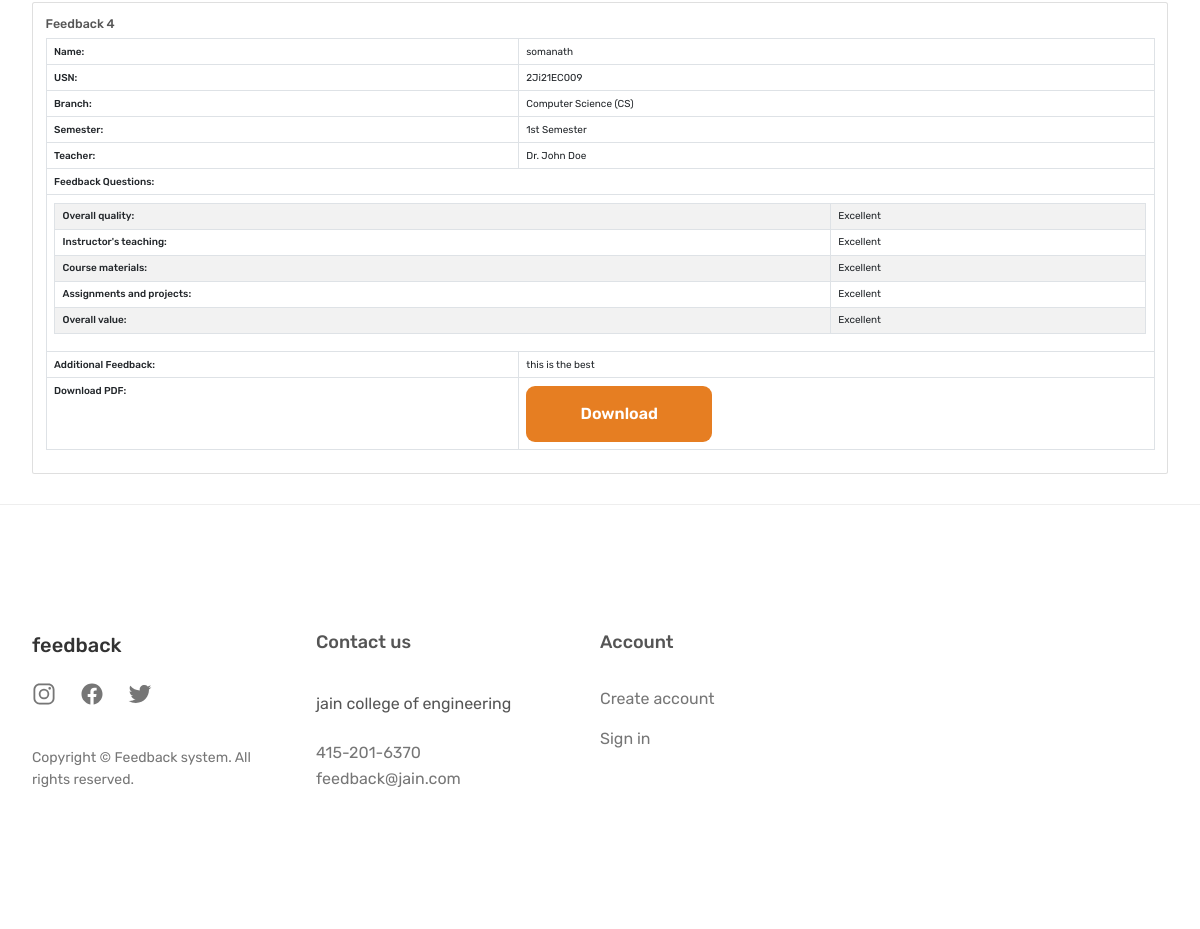
/feedback/all_feedback/ (lower part), run on an earlier commit of the app's database.
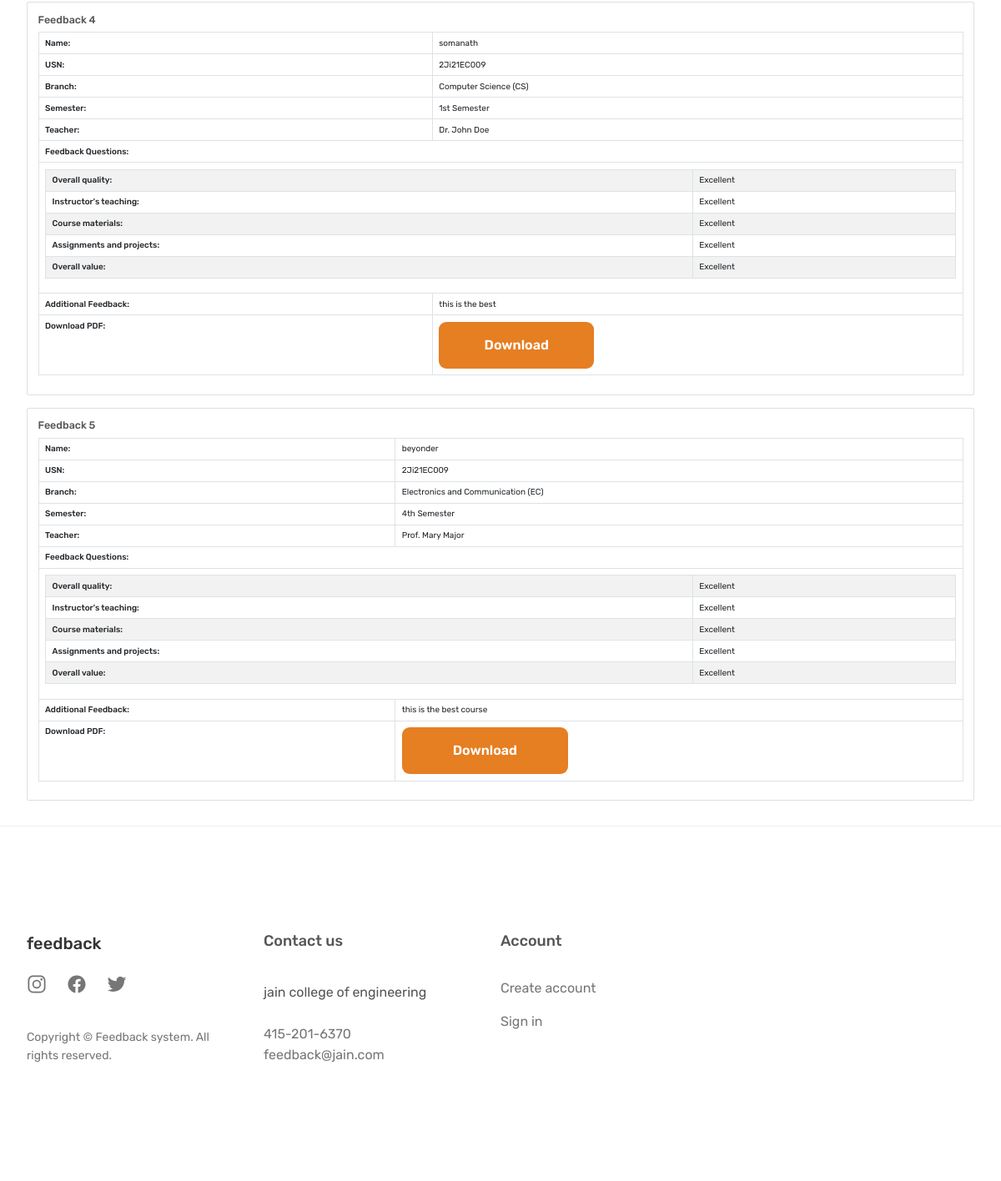
And on a later commit of the database.
### feedback/models.py (models this page shows, shortened)
class Feedback(models.Model):
    BRANCH_CHOICES = [
        ('cs', 'Computer Science (CS)'),
        ('ec', 'Electronics and Communication (EC)'),
        ('ee', 'Electrical Engineering (EE)'),
        ('me', 'Mechanical Engineering (ME)'),
        ('cv', 'Civil Engineering (CV)'),
    ]
    SEMESTER_CHOICES = [
        (1, '1st Semester'),
        (2, '2nd Semester'),
        (3, '3rd Semester'),
        (4, '4th Semester'),
        (5, '5th Semester'),
        (6, '6th Semester'),
        (7, '7th Semester'),
        (8, '8th Semester'),
    ]
    TEACHER_CHOICES = [
        ('teacher1', 'Dr. John Doe'),
        ('teacher2', 'Dr. Jane Smith'),
        ('teacher3', 'Prof. Richard Roe'),
        ('teacher4', 'Prof. Mary Major'),
        ('teacher5', 'Dr. Alan Smithee'),
    ]
    RATING_CHOICES = [
        ('Excellent', 'Excellent'),
        ('Good', 'Good'),
        ('Average', 'Average'),
        ('Poor', 'Poor'),
    ]
    name = models.CharField(max_length=100)
    usn = models.CharField(max_length=20)
    branch = models.CharField(max_length=2, choices=BRANCH_CHOICES)
    semester = models.IntegerField(choices=SEMESTER_CHOICES, default=1)
    teacher = models.CharField(max_length=10, choices=TEACHER_CHOICES, default='teacher1')
    question1 = models.CharField(max_length=10, choices=RATING_CHOICES)
    question2 = models.CharField(max_length=10, choices=RATING_CHOICES)
    question3 = models.CharField(max_length=10, choices=RATING_CHOICES)
    question4 = models.CharField(max_length=10, choices=RATING_CHOICES)
    question5 = models.CharField(max_length=10, choices=RATING_CHOICES)
    additional_feedback = models.TextField()
    pdf_url = models.URLField(max_length=200, blank=True, null=True)

### feedback/views.py (the view)
# urls.py: path('all_feedback/', views.view_all_feedback, name='all_feedback'),
def view_all_feedback(request):
    teacher_filter = request.GET.get('teacher')
    if teacher_filter:
        all_feedback = Feedback.objects.filter(teacher=teacher_filter)
        show_graph = True
    else:
        all_feedback = Feedback.objects.all()
        show_graph = False
    teachers = Feedback.TEACHER_CHOICES
    question_objects = Question.objects.all()
    questions = [question.question_text for question in question_objects]
    question_dict = {question.question_text: f'question{i+1}' for i, question in enumerate(question_objects)}
    rating_choices = ['Excellent', 'Good', 'Average', 'Poor']
    rating_counts = {question: {rating: 0 for rating in rating_choices} for question in questions}
    total_responses = {question: 0 for question in questions}
    for feedback in all_feedback:
        for question_text, question_field in question_dict.items():
            rating = getattr(feedback, question_field)
            if rating in rating_counts[question_text]:
                rating_counts[question_text][rating] += 1
                total_responses[question_text] += 1
    rating_percentages = {
        question: {rating: (count / total_responses[question]) * 100 if total_responses[question] else 0
                   for rating, count in rating_counts[question].items()}
        for question in questions
    }
    context = {
        'all_feedback': all_feedback,
        'teachers': teachers,
        'teacher_filter': teacher_filter,
        'questions': questions,
        'rating_percentages': rating_percentages,
        'show_graph': show_graph,
    }
    return render(request, 'view_all_feedback.html', context)

### feedback/templates/view_all_feedback.html (shortened to what this page needs)
{% extends "base.html" %}
{% block content %}
<main class="mt-5 mb-5">
    <div class="container mt-5">
        {% for feedback in all_feedback %}
        <div class="card mb-4">
            <div class="card-body">
                <h5 class="card-title">Feedback {{ forloop.counter }}</h5>
                <table class="table table-bordered">
                    <tbody>
                        <tr>
                            <td><strong>Name:</strong></td>
                            <td>{{ feedback.name }}</td>
                        </tr>
                        <tr>
                            <td><strong>USN:</strong></td>
                            <td>{{ feedback.usn }}</td>
                        </tr>
                        <tr>
                            <td><strong>Branch:</strong></td>
                            <td>{{ feedback.get_branch_display }}</td>
                        </tr>
                        <tr>
                            <td><strong>Semester:</strong></td>
                            <td>{{ feedback.get_semester_display }}</td>
                        </tr>
                        <tr>
                            <td><strong>Teacher:</strong></td>
                            <td>{{ feedback.get_teacher_display }}</td>
                        </tr>
                        <tr>
                            <td colspan="2"><strong>Feedback Questions:</strong></td>
                        </tr>
                        <tr>
                            <td colspan="2">
                                <table class="table table-striped">
                                    <tbody>
                                        <tr>
                                            <td><strong>Overall quality:</strong></td>
                                            <td>{{ feedback.question1 }}</td>
                                        </tr>
                                        <tr>
                                            <td><strong>Instructor's teaching:</strong></td>
                                            <td>{{ feedback.question2 }}</td>
                                        </tr>
                                        <tr>
                                            <td><strong>Course materials:</strong></td>
                                            <td>{{ feedback.question3 }}</td>
                                        </tr>
                                        <tr>
                                            <td><strong>Assignments and projects:</strong></td>
                                            <td>{{ feedback.question4 }}</td>
                                        </tr>
                                        <tr>
                                            <td><strong>Overall value:</strong></td>
                                            <td>{{ feedback.question5 }}</td>
                                        </tr>
                                    </tbody>
                                </table>
                            </td>
                        </tr>
                        <tr>
                            <td><strong>Additional Feedback:</strong></td>
                            <td>{{ feedback.additional_feedback }}</td>
                        </tr>
                        <tr>
                            <td><strong>Download PDF:</strong></td>
                            <td><a href="{{ feedback.pdf_url }}" class="btn btn-primary btn-sm" download style="width: 30%; font-size:16px">Download</a></td>
                        </tr>
                    </tbody>
                </table>
            </div>
        </div>
        {% endfor %}
    </div>
</main>
{% endblock content %}

### Home/templates/base.html (shortened to what this page needs)
<!DOCTYPE html>
<html lang="en">
    {% load static %}
  <head>
<link href="https://maxcdn.bootstrapcdn.com/bootstrap/4.5.2/css/bootstrap.min.css" rel="stylesheet">
    <link rel="stylesheet" href="{% static 'Home/css/general.css'%}"/>
    <link rel="stylesheet" href="{% static 'Home/css/base.css'%}" />
  </head>
  <body>
    {% block content %}{% endblock content %}
    <footer class="footer">
      <div class="container grid grid--footer">
        <div class="logo-col">
          <a href="#"  class="main-nav-link" style='margin-bottom : 2rem;'>
            <h2>feedback</h2>
          </a>
          <ul class="social-links">
            <li>
              <a class="footer-link" href="#"
                ><ion-icon class="social-icon" name="logo-instagram"></ion-icon
              ></a>
            </li>
            <li>
              <a class="footer-link" href="#"
                ><ion-icon class="social-icon" name="logo-facebook"></ion-icon
              ></a>
            </li>
            <li>
              <a class="footer-link" href="#"
                ><ion-icon class="social-icon" name="logo-twitter"></ion-icon
              ></a>
            </li>
          </ul>
          <p class="copyright">
            Copyright &copy; Feedback system. All rights reserved.
          </p>
        </div>
        <div class="address-col">
          <p class="footer-heading">Contact us</p>
          <address class="contacts">
            <p class="address">
              jain college of engineering
            </p>
            <p>
              <a class="footer-link" href="tel:415-201-6370">415-201-6370</a
              ><br />
              <a class="footer-link" href="mailto:hello@feedback.com"
                >feedback@jain.com</a
              >
            </p>
          </address>
        </div>
        <nav class="nav-col">
          <p class="footer-heading">Account</p>
          <ul class="footer-nav">
            <li><a class="footer-link" href="#">Create account</a></li>
            <li><a class="footer-link" href="#">Sign in</a></li>
          </ul>
        </nav>
      </div>
    </footer>
  </body>
</html>

### Home/static/Home/css/general.css (style rules this page uses)
* { padding: 0; margin: 0; box-sizing: border-box; }
html { font-size: 62.5%; }
body { font-family: "Rubik", sans-serif; line-height: 1; font-weight: 400; color: #555; }
.container { max-width: 120rem; padding: 0 3.2rem; margin: 0 auto; }
.grid { display: grid; column-gap: 6.4rem; row-gap: 9.6rem; }
.btn, .btn:link, .btn:visited { display: inline-block; text-decoration: none; font-size: 2rem; font-weight: 600; padding: 1.6rem 3.2rem; border-radius: 9px; border: none; cursor: pointer; font-family: inherit; background-color: #e67e22; transition: all 0.3s; }
strong { font-weight: 500; }

### Home/static/Home/css/base.css (style rules this page uses)
:root { --color-primary: #e67e22; }
.main-nav-link:link, .main-nav-link:visited { display: inline-block; text-decoration: none; color: #333; font-weight: 500; font-size: 1.8rem; transition: all 0.3s; }
.footer { padding: 12.8rem 0; border-top: 1px solid #eee; }
.grid--footer { grid-template-columns: 1.5fr 1.5fr 1fr 1fr 1fr; }
.logo-col { display: flex; flex-direction: column; }
.social-links { list-style: none; display: flex; gap: 2.4rem; }
.social-icon { height: 2.4rem; width: 2.4rem; }
.copyright { font-size: 1.4rem; line-height: 1.6; color: #767676; margin-top: auto; }
.footer-heading { font-size: 1.8rem; font-weight: 500; margin-bottom: 4rem; }
.contacts { font-style: normal; font-size: 1.6rem; line-height: 1.6; }
.address { margin-bottom: 2.4rem; }
.footer-nav { list-style: none; display: flex; flex-direction: column; gap: 2.4rem; }
.footer-link:link, .footer-link:visited { text-decoration: none; font-size: 1.6rem; color: #767676; transition: all 0.3s; }

What changed in the data, as far as the page shows it:
added Feedback: name "beyonder", usn "2Ji21EC009", branch "Electronics and Communication (EC)", semester "4th Semester", teacher "Prof. Mary Major", question1 "Excellent", question2 "Excellent", question3 "Excellent", question4 "Excellent", question5 "Excellent", additional_feedback "this is the best course"
